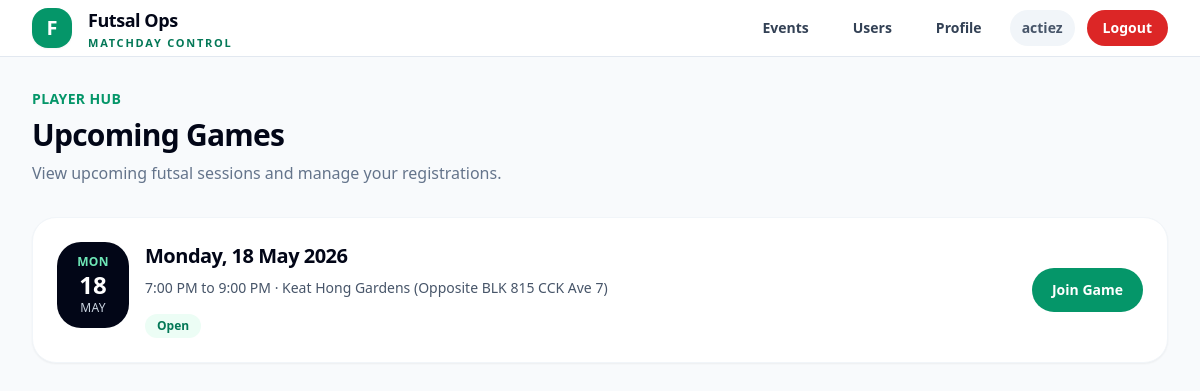
Screenshot of /home/ (signed in) with the database file from the repository.
### accounts/models.py (models this page shows, shortened)
class User(AbstractUser):
    ROLE_USER = "user"
    ROLE_ADMIN = "admin"
    ROLE_SUPERADMIN = "superadmin"
    ROLE_CHOICES = [
        (ROLE_USER, "User"),
        (ROLE_ADMIN, "Admin"),
        (ROLE_SUPERADMIN, "Superadmin"),
    ]
    PLAYER_NEW = "new"
    PLAYER_REGULAR = "regular"
    PLAYER_CORE = "core"
    PLAYER_NAUGHTY = "naughty"
    PLAYER_TYPE_CHOICES = [
        (PLAYER_NEW, "New"),
        (PLAYER_REGULAR, "Regular"),
        (PLAYER_CORE, "Core"),
        (PLAYER_NAUGHTY, "Naughty"),
    ]
    role = models.CharField(max_length=20, choices=ROLE_CHOICES, default=ROLE_USER)
    player_type = models.CharField(max_length=20, choices=PLAYER_TYPE_CHOICES, default=PLAYER_NEW)
    mobile_number = models.CharField(max_length=30, blank=True)
    games_played_count = models.PositiveIntegerField(default=0)
    email_verified = models.BooleanField(default=False)
    admin_notes = models.TextField(blank=True, default="")
    def is_admin_level(self):
        return self.is_authenticated and (
            self.is_superuser or self.role in {self.ROLE_ADMIN, self.ROLE_SUPERADMIN}
        )

### events/models.py (models this page shows, shortened)
class Event(models.Model):
    STATUS_DRAFT = "draft"
    STATUS_OPEN = "open"
    STATUS_FINALIZED = "finalized"
    STATUS_COMPLETED = "completed"
    STATUS_CANCELLED = "cancelled"
    STATUS_CHOICES = [
        (STATUS_DRAFT, "Draft"),
        (STATUS_OPEN, "Open"),
        (STATUS_FINALIZED, "Finalized"),
        (STATUS_COMPLETED, "Completed"),
        (STATUS_CANCELLED, "Cancelled"),
    ]
    registration_token = models.UUIDField(
        default=uuid.uuid4,
        unique=True,
        editable=False,
    )
    event_code = models.CharField(
        max_length=20,
        unique=True,
        default=generate_event_code,
        editable=False,
    )
    title = models.CharField(max_length=255)
    start_datetime = models.DateTimeField()
    end_datetime = models.DateTimeField()
    location = models.CharField(max_length=255)
    amount_payable = models.DecimalField(max_digits=8, decimal_places=2)
    playing_slots = models.PositiveIntegerField(default=15)
    waiting_slots = models.PositiveIntegerField(default=5)
    backup_slots = models.PositiveIntegerField(default=3)
    is_private = models.BooleanField(
        default=False,
        help_text="Private events are hidden from the public event list but accessible by registration link.",
    )
    status = models.CharField(
        max_length=20,
        choices=STATUS_CHOICES,
        default=STATUS_DRAFT,
    )
    created_by = models.ForeignKey(
        settings.AUTH_USER_MODEL,
        on_delete=models.SET_NULL,
        null=True,
        related_name="created_events",
    )
    created_at = models.DateTimeField(auto_now_add=True)
    updated_at = models.DateTimeField(auto_now=True)
    class Meta:
        ordering = ["start_datetime"]
    @property
    def weekday_display(self):
        local_start = timezone.localtime(self.start_datetime)
        return local_start.strftime("%A")
    @property
    def date_display(self):
        local_start = timezone.localtime(self.start_datetime)
        return local_start.strftime("%d %B %Y")
    @property
    def time_range_display(self):
        local_start = timezone.localtime(self.start_datetime)
        local_end = timezone.localtime(self.end_datetime)
        start = local_start.strftime("%I:%M %p").lstrip("0")
        end = local_end.strftime("%I:%M %p").lstrip("0")
        return f"{start} to {end}"

### accounts/views.py (the view)
# urls.py: path("home/", PlayerHomeView.as_view(), name="player_home"),
class PlayerHomeView(View):
    template_name = "accounts/player_home.html"
    def get(self, request):
        if not request.user.is_authenticated:
            return redirect("login")
        now = timezone.now()
        upcoming_events = list(
            Event.objects
            .filter(start_datetime__gt=now, is_private=False)
            .order_by("start_datetime")
        )
        user_registrations = (
            EventRegistration.objects
            .filter(user=request.user, event__in=upcoming_events)
            .exclude(status=EventRegistration.STATUS_REMOVED)
            .select_related("event")
        )
        registration_map = {reg.event_id: reg for reg in user_registrations}
        for event in upcoming_events:
            reg = registration_map.get(event.id)
            event.user_registration = reg
            event.player_visible_status = get_player_visible_status(reg, event)
        return render(
            request,
            self.template_name,
            {
                "events": upcoming_events,
                "now": now,
            },
        )

### accounts/views.py (called while the page is built, shortened)
def get_player_visible_status(registration, event):
    if not registration:
        return None

### templates/accounts/player_home.html (shortened to what this page needs)
{% extends "base.html" %}
{% block content %}
<div class="space-y-8">
    <div class="flex flex-col md:flex-row md:items-end md:justify-between gap-5">
        <div>
            <p class="text-sm font-bold text-emerald-600 uppercase tracking-wide">
                Player Hub
            </p>
            <h1 class="mt-2 text-3xl font-black tracking-tight text-slate-950">
                Upcoming Games
            </h1>
            <p class="mt-2 text-slate-500">
                View upcoming futsal sessions and manage your registrations.
            </p>
        </div>
    </div>
    <div class="grid grid-cols-1 gap-4">
        {% for event in events %}
            <div class="bg-white rounded-3xl border border-slate-100 shadow-sm p-5 md:p-6 hover:shadow-md transition-shadow">
                <div class="flex flex-col md:flex-row md:items-center md:justify-between gap-5">
                    <div class="flex items-start gap-4">
                        <div class="min-w-[72px] rounded-3xl bg-slate-950 text-white px-4 py-3 text-center">
                            <div class="text-xs font-bold uppercase tracking-wide text-emerald-300">
                                {{ event.weekday_display|slice:":3" }}
                            </div>
                            <div class="text-2xl font-black leading-tight">
                                {{ event.start_datetime|date:"d" }}
                            </div>
                            <div class="text-xs uppercase tracking-wide text-slate-300">
                                {{ event.start_datetime|date:"M" }}
                            </div>
                        </div>
                        <div>
                            <h2 class="text-xl font-black tracking-tight text-slate-950">
                                {{ event.weekday_display }}, {{ event.date_display }}
                            </h2>
                            <div class="mt-2 text-sm text-slate-600">
                                {{ event.time_range_display }} · {{ event.location }}
                            </div>
                            <div class="mt-4 flex flex-wrap gap-2">
                                {% if event.player_visible_status %}
                                    {% if event.player_visible_status.label == "Playing" %}
                                        <span class="inline-flex items-center rounded-full bg-emerald-50 px-3 py-1 text-xs font-bold text-emerald-700">
                                            Playing
                                        </span>
                                    {% elif event.player_visible_status.label == "Waiting" %}
                                        <span class="inline-flex items-center rounded-full bg-amber-50 px-3 py-1 text-xs font-bold text-amber-700">
                                            Waiting
                                            {% if event.player_visible_status.queue_number %}
                                                #{{ event.player_visible_status.queue_number }}
                                            {% endif %}
                                        </span>
                                    {% else %}
                                        <span class="inline-flex items-center rounded-full bg-blue-50 px-3 py-1 text-xs font-bold text-blue-700">
                                            Pending
                                        </span>
                                    {% endif %}
                                {% elif now >= event.start_datetime %}
                                    <span class="inline-flex items-center rounded-full bg-red-50 px-3 py-1 text-xs font-bold text-red-700">
                                        Registration Closed
                                    </span>
                                {% else %}
                                    <span class="inline-flex items-center rounded-full bg-emerald-50 px-3 py-1 text-xs font-bold text-emerald-700">
                                        Open
                                    </span>
                                {% endif %}
                            </div>
                        </div>
                    </div>
                    <div class="flex md:justify-end">
                        {% if event.player_visible_status %}
                            <a href="{% url 'join_event' event.registration_token %}"
                               class="inline-flex items-center justify-center px-5 py-3 rounded-full bg-red-50 text-red-700 text-sm font-bold hover:bg-red-100">
                                Leave Game
                            </a>
                        {% elif now >= event.start_datetime %}
                            <span class="inline-flex items-center justify-center px-5 py-3 rounded-full bg-slate-100 text-slate-500 text-sm font-bold">
                                Closed
                            </span>
                        {% else %}
                            <a href="{% url 'join_event' event.registration_token %}"
                               class="inline-flex items-center justify-center px-5 py-3 rounded-full bg-emerald-600 text-white text-sm font-bold hover:bg-emerald-700">
                                Join Game
                            </a>
                        {% endif %}
                    </div>
                </div>
            </div>
        {% endfor %}
    </div>
</div>
{% endblock %}

### templates/base.html (shortened to what this page needs)
<!DOCTYPE html>
<html>
<head>
    <script src="https://cdn.tailwindcss.com"></script>
</head>
<body class="min-h-screen bg-slate-50 text-slate-950">
    <header class="sticky top-0 z-40 border-b border-slate-200 bg-white/95 backdrop-blur">
        <div class="max-w-7xl mx-auto px-4 sm:px-6 lg:px-8">
            <div class="h-14 flex items-center justify-between gap-6">
                <a href="/" class="flex items-center gap-4">
    			<div class="h-10 w-10 rounded-2xl bg-emerald-600 text-white flex items-center justify-center text-xl font-black shadow-sm">
        		   F
    			</div>
   			 <div class="leading-tight">
        			<div class="text-lg font-black tracking-tight text-slate-950">
            			   Futsal Ops
        			</div>
        			<div class="text-[11px] uppercase tracking-[0.16em] text-emerald-700 font-bold mt-0.5">
            		 	   Matchday Control
        			</div>
    			</div>
		</a>
                <div class="flex items-center gap-2 sm:gap-3">
                    {% if request.user.is_authenticated %}
                        {% if request.user.is_admin_level %}
                            <a href="{% url 'event_list' %}"
                               class="hidden sm:inline-flex items-center px-4 py-2 rounded-full text-sm font-semibold text-slate-700 hover:bg-emerald-50 hover:text-emerald-700">
                                Events
                            </a>
                            <a href="{% url 'user_list' %}"
                               class="hidden sm:inline-flex items-center px-4 py-2 rounded-full text-sm font-semibold text-slate-700 hover:bg-emerald-50 hover:text-emerald-700">
                                Users
                            </a>
                        {% endif %}
                        <a href="{% url 'profile' %}"
                           class="inline-flex items-center px-4 py-2 rounded-full text-sm font-semibold text-slate-700 hover:bg-emerald-50 hover:text-emerald-700">
                            Profile
                        </a>
                        <div class="hidden md:inline-flex items-center px-3 py-2 rounded-full bg-slate-100 text-sm font-semibold text-slate-600">
                            {{ request.user.username }}
                        </div>
                        <form method="post" action="/logout/">
                            <button type="submit"
                                class="inline-flex items-center px-4 py-2 rounded-full text-sm font-semibold bg-red-600 text-white hover:bg-red-700">
                                Logout
                            </button>
                        </form>
                    {% else %}
                        <a href="/login/"
                           class="inline-flex items-center px-5 py-2.5 rounded-full text-sm font-semibold bg-emerald-600 text-white hover:bg-emerald-700">
                            Login
                        </a>
                    {% endif %}
                </div>
            </div>
        </div>
    </header>
    <main class="max-w-7xl mx-auto px-4 sm:px-6 lg:px-8 py-8">
        {% block content %}{% endblock %}
    </main>
</body>
</html>

### rows the page displays
User: user.username "actiez"
Event: weekday_display "MON", start_datetime "18", start_datetime "MAY", weekday_display "Monday", date_display "18 May 2026", time_range_display "7:00 PM to 9:00 PM", location "Keat Hong Gardens (Opposite BLK 815 CCK Ave 7)", shows "Open", shows "Join Game"
